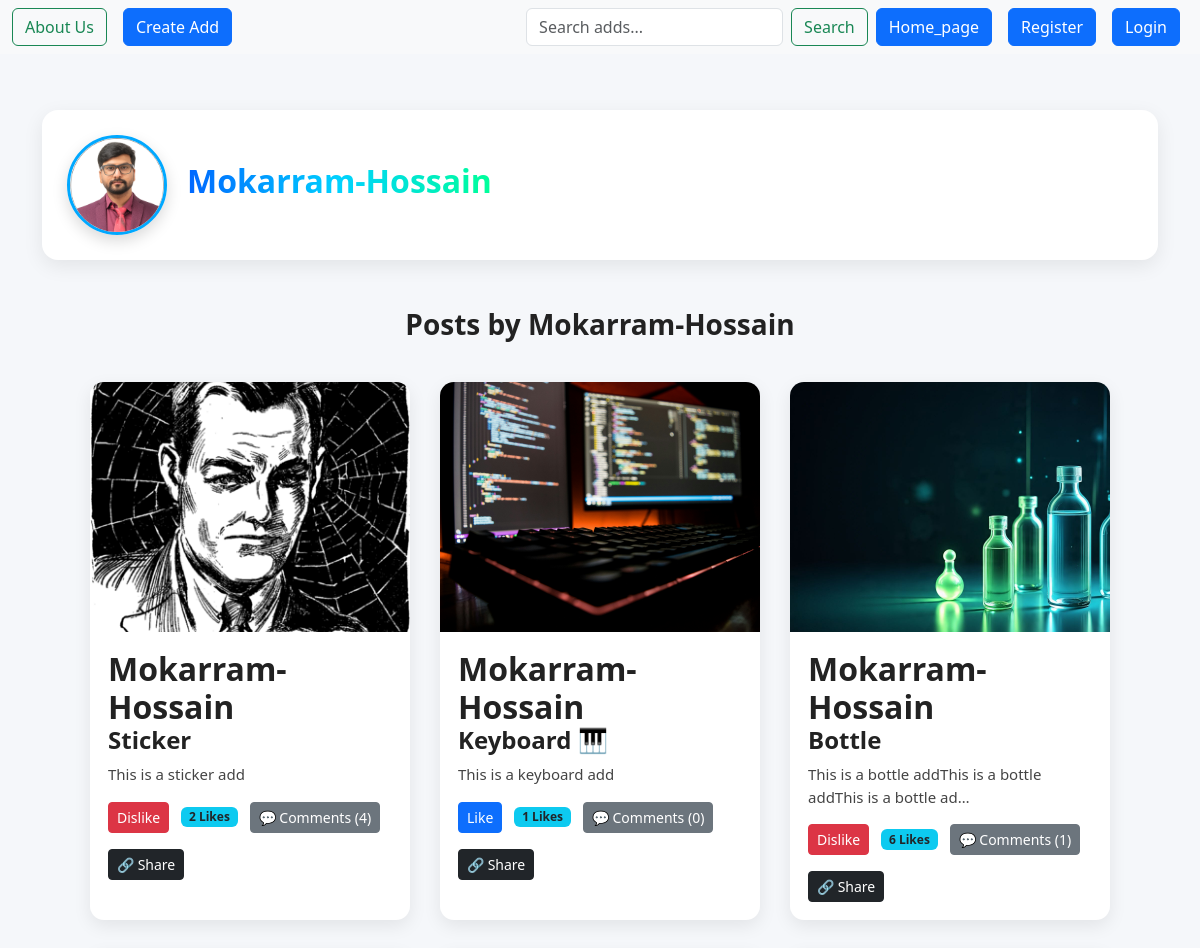
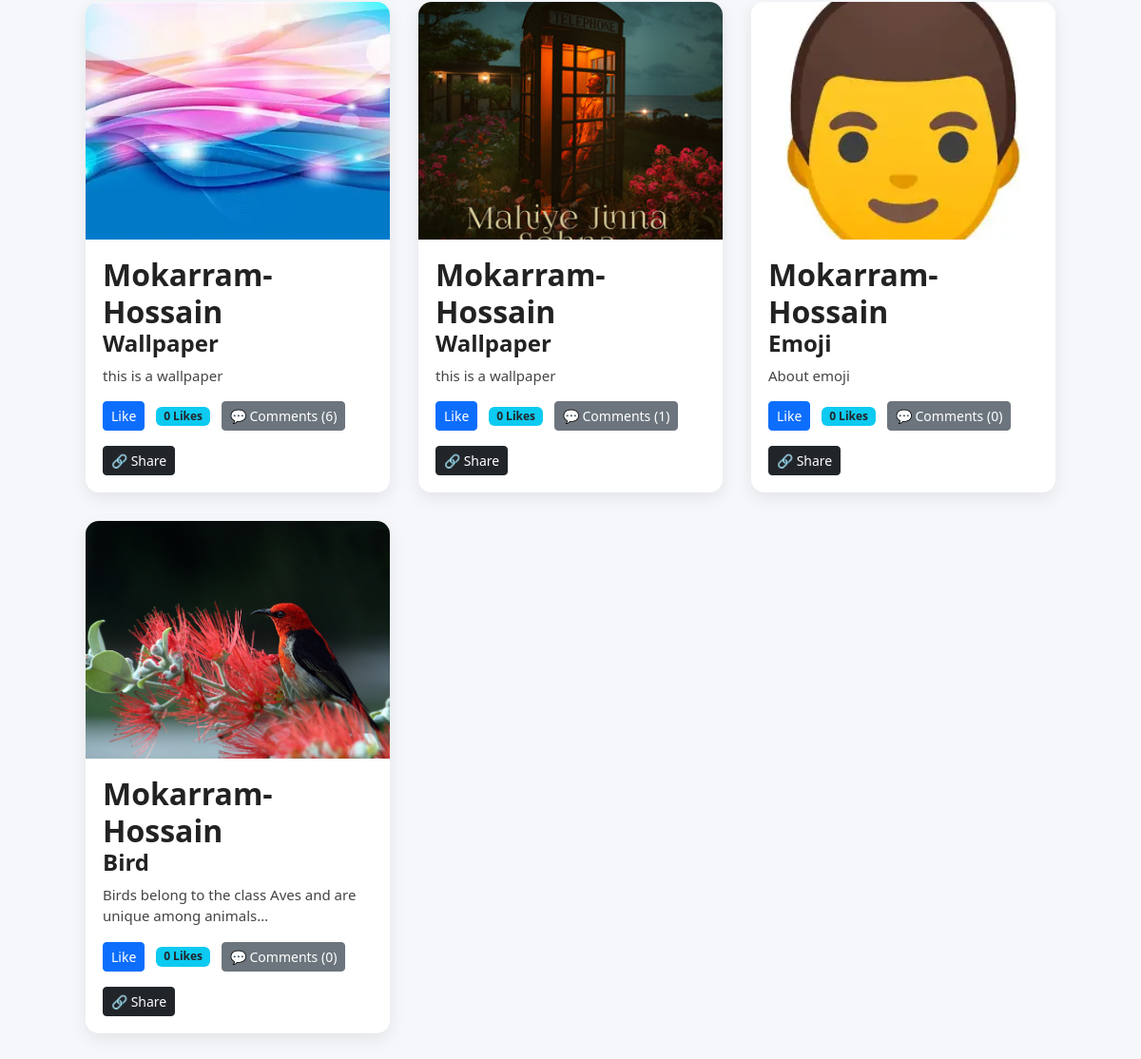
Page /profile/1/ on the committed database (2 pictures, top to bottom).
### tweet/models.py (models this page shows, shortened)
class UserProfile(models.Model):
    user = models.OneToOneField(User, on_delete=models.CASCADE)
    profile_photo = models.ImageField(
        upload_to='profile_pics/',
        default='photos/man1.webp',
        blank=True, null=True
    )

class Tweet(models.Model):
    user = models.ForeignKey(User, on_delete=models.CASCADE)
    phone = models.CharField(max_length=20, blank=True, null=True)
    title = models.CharField(max_length=50, blank=True, null=True)
    text = models.TextField(max_length=500)
    photo = models.ImageField(upload_to='photos/', blank=True, null=True)
    created_at = models.DateField(auto_now=True)

### tweet/views.py (the view)
# urls.py: path('profile/<int:user_id>/', views.view_user_profile, name='view_user_profile'),
def view_user_profile(request, user_id):
    user_obj = get_object_or_404(User, id=user_id)
    tweets = Tweet.objects.filter(user=user_obj).order_by('-created_at')
    session_id = request.session.session_key
    if not session_id:
        request.session.create()
        session_id = request.session.session_key
    liked_tweets = Like.objects.filter(session_id=session_id).values_list("tweet_id", flat=True)
    return render(request, 'view_user_profile.html', {
        'profile_user': user_obj,
        'tweets': tweets,
        'liked_tweets': liked_tweets,
    })

### tweet/templates/view_user_profile.html (shortened to what this page needs)
{% extends "layout.html" %}
{% load static %}
{% block content %}
<div class="container">
    <div class="profile-header">
        <img src="{% if profile_user.userprofile.profile_photo %}
                     {{ profile_user.userprofile.profile_photo.url }}
                  {% else %}
                     {% static 'images/default_profile.png' %}
                  {% endif %}"
             class="rounded-circle"
             width="100" height="100">
        <h3 class="profile-name">{{ profile_user.username }}</h3>
    </div>
    <h3 class="mt-5 fw-bold text-center">Posts by {{ profile_user.username }}</h3>
    <div class="ads-container">
        {% for tweet in tweets %}
        <div class="ad-card" onclick="window.location.href='{% url 'tweet_detail' tweet.id %}'" >
            {% if tweet.photo %}
                <img src="{{ tweet.photo.url }}" class="ad-img" alt="Ad Image">
            {% endif %}
            <div class="card-body">
                <h2 class="card-title"><b>{{ tweet.user.username }}</b></h2>
                <h4><b>{{ tweet.title }}</b></h4>
                <p class="card-text">{{ tweet.text|truncatechars:60 }}</p>
                <div class="d-flex align-items-center mt-2" style="gap: 12px;">
                  {% if tweet.id in liked_tweets %}
                      <a href="{% url 'like_tweet' tweet.id %}" class="btn btn-danger btn-sm">Dislike</a>
                  {% else %}
                      <a href="{% url 'like_tweet' tweet.id %}" class="btn btn-primary btn-sm">Like</a>
                  {% endif %}
                  <span class="badge bg-info text-dark">
                      {{ tweet.likes.count }} Likes
                  </span>
                  <a href="{% url 'view_comments' tweet.id %}" class="btn btn-secondary btn-sm">
                      💬 Comments ({{ tweet.comments.count }})
                  </a>
              </div>
                <div class="mt-3 d-flex" style="gap: 30px;">
                    <button class="btn btn-dark btn-sm"
                        onclick="sharePost('{{ request.build_absolute_uri }}tweet/{{ tweet.id }}/')">
                        🔗 Share
                    </button>
                </div>
            </div>
        </div>
        {% empty %}
            <p class="empty-message">No posts yet.</p>
        {% endfor %}
    </div>
</div>
{% endblock %}

### templates/layout.html (style rules this page uses)
body { padding-top: 80px; background: linear-gradient(120deg, #ffefd5, #ffe4e1, #e0ffff); background-attachment: fixed; color: #222; }

### tweet/templates/view_user_profile.html (style rules this page uses)
body { background: #f5f7fa; }
.profile-header { background: #ffffff; padding: 25px; margin-top: 30px; border-radius: 16px; box-shadow: 0 6px 20px rgba(0, 0, 0, 0.08); display: flex; align-items: center; gap: 20px; }
.profile-header img { border: 3px solid #00a8ff; box-shadow: 0px 6px 15px rgba(0, 0, 0, 0.15); }
.profile-name { font-size: 32px; font-weight: 800; background: linear-gradient(90deg, #0066ff, #00d2ff, #00ff99); -webkit-background-clip: text; -webkit-text-fill-color: transparent; }
.ads-container { margin-top: 40px; display: grid; grid-template-columns: repeat(auto-fill, 320px); gap: 30px; padding-bottom: 40px; justify-content: center; }
.ad-card { border-radius: 14px; overflow: hidden; background: #ffffff; transition: 0.4s; box-shadow: 0 6px 18px rgba(0,0,0,0.08); display: flex; flex-direction: column; width: 100%; }
.ad-img { height: 250px; width: 100%; object-fit: cover; }
.card-body { padding: 18px; }
.card-text { font-size: 15px; color: #444; margin-top: 8px; }

### rows in the picture
Tweet: photo (picture), user.username "Mokarram-Hossain", title "Sticker", text "This is a sticker add", shows "Dislike", likes.count "2", comments.count "4"
Tweet: photo (picture), user.username "Mokarram-Hossain", title "Keyboard 🎹", text "This is a keyboard add", shows "Like", likes.count "1", comments.count "0"
Tweet: photo (picture), user.username "Mokarram-Hossain", title "Bottle", text "This is a bottle addThis is a bottle addThis is a bottle ad…", shows "Dislike", likes.count "6", comments.count "1"
Tweet: photo (picture), user.username "Mokarram-Hossain", title "Wallpaper", text "this is a wallpaper", shows "Like", likes.count "0", comments.count "6"
Tweet: photo (picture), user.username "Mokarram-Hossain", title "Wallpaper", text "this is a wallpaper", shows "Like", likes.count "0", comments.count "1"
Tweet: photo (picture), user.username "Mokarram-Hossain", title "Emoji", text "About emoji", shows "Like", likes.count "0", comments.count "0"
Tweet: photo (picture), user.username "Mokarram-Hossain", title "Bird", text "Birds belong to the class Aves and are unique among animals…", shows "Like", likes.count "0", comments.count "0"

### other values in the picture
{{ profile_user.username }} "Mokarram-Hossain"
